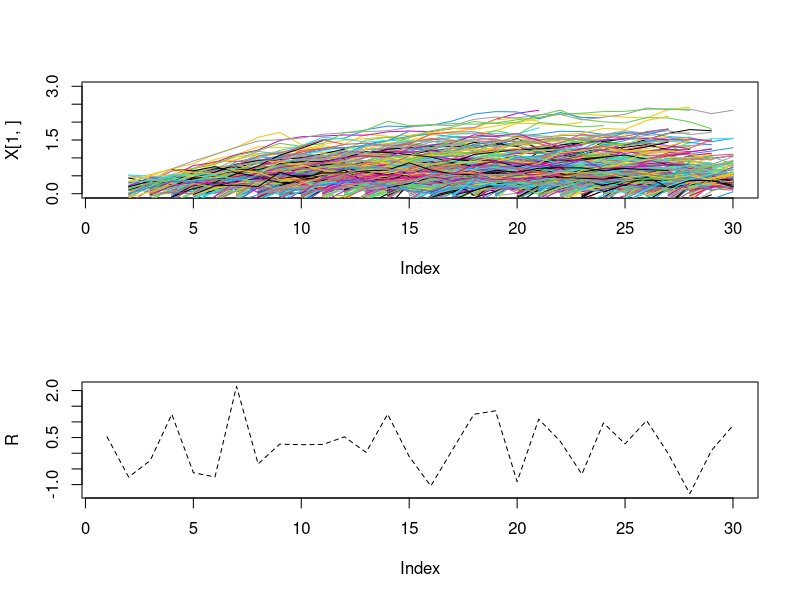

Recreate this plot in R.
rm(list = ls())

library(tidyverse)
library(lme4)
t <- 30
a <- 0.25
s <- 1000 
cutoff <- 0
R <- rnorm(t)
beta <- 0.01
m <- rnorm( s, 0.1, 0.2)
t_start <- ceiling( runif(s, 1, t-2) )
t_end <- ceiling( runif( s, t_start, t))
b <- runif( s, 0.1, 0.9)
X <- matrix( NA, s, t )

for( i in 1:s){ 
  X[ i , t_start[i] ] <- m[i]
}

for ( i in 2:t ) { 
  for( j in 1:s ) {   
    temp <- rnorm(1,  a + b[j]*X[j,i-1] + beta*R[i-1], 0.1)
    temp <- ifelse( i > t_end[j] , NA, temp )
    X[j, i] <- ifelse( !is.na(temp), temp, X[j, i])
  }
}


par(mfrow = c(2, 1))
plot( X[1, ], type = 'l', col = 1, ylim = c(0, 3))

for ( i in 2:s) { 
  points( X[i, ], type = 'l' , col = i )
}

plot( R, type = 'l', lty = 2)
par(mfrow = c(1,1))

sig_obs <- 0.1 

dat <- 
  data.frame(X = t(X) ) %>% 
  gather( plant, size, starts_with('X')) %>% 
  mutate( plant = as.numeric(factor( plant ))) %>% 
  group_by( plant) %>% 
  mutate( t = row_number()) %>% 
  rowwise() %>% 
  mutate( size_obs = rnorm( 1, size, sig_obs )) %>% 
  mutate( size_obs = max( size_obs, cutoff)) %>% 
  group_by( plant) %>% 
  arrange( plant, t) %>% 
  mutate( size0 = lag(size), size_obs0 = lag(size_obs)) %>% 
  mutate( R0 = lag(R), R1 = lag(R, 2)) 

m1 <- lm( data = dat, size ~ size0 + R0 + R1)
summary(m1)

m2 <- lm( data = dat, size_obs ~ size_obs0 + R0 + R1)
summary(m2)


mer <- lmer( data = dat, size ~ size0 + R0 + R1 + (size0|plant) )
summary( mer )


